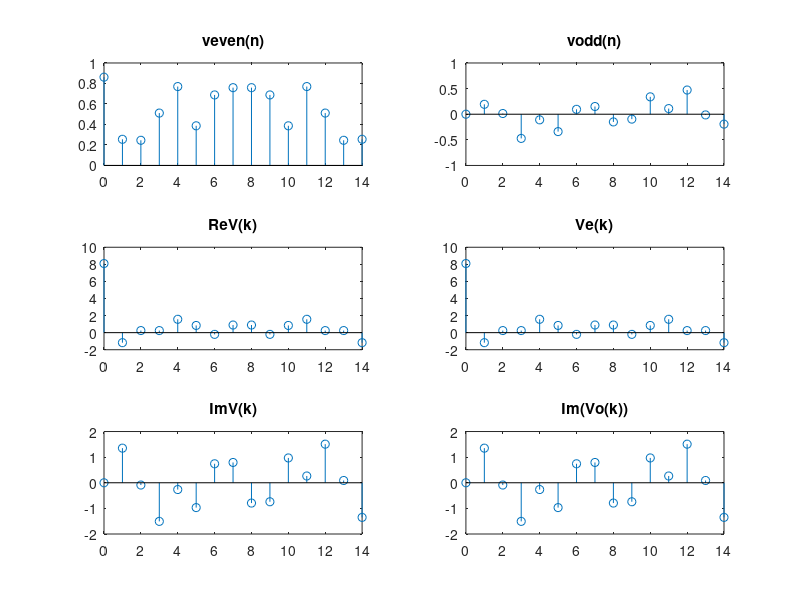

The MATLAB source for this figure:
clear;clc;clf;
N=15;nn=0:(N-1);kk=nn;
v=rand(1,N);
V=fft(v,N);
vfold=[v(1) v(N:-1:2)];
veven=0.5*(v+vfold);
vodd=0.5*(v-vfold);
Veven=fft(veven,N);
Vodd=fft(vodd,N);
subplot(321), stem(nn,veven);
title('veven(n)');
axis([0 N-1 0 1]);
subplot(322), stem(nn,vodd);
title('vodd(n)');
axis([0 N-1 -1 1]);
subplot(323), stem(kk,real(V));
title('ReV(k)');
axis([0 N-1 -2 10]);
subplot(324), stem(kk,Veven);
title('Ve(k)');
axis([0 N-1 -2 10]);
subplot(325), stem(kk,imag(V));
title('ImV(k)');
axis([0 N-1 -2 2]);
subplot(326), stem(kk,imag(Vodd));
title('Im(Vo(k))');
axis([0 N-1 -2 2]);